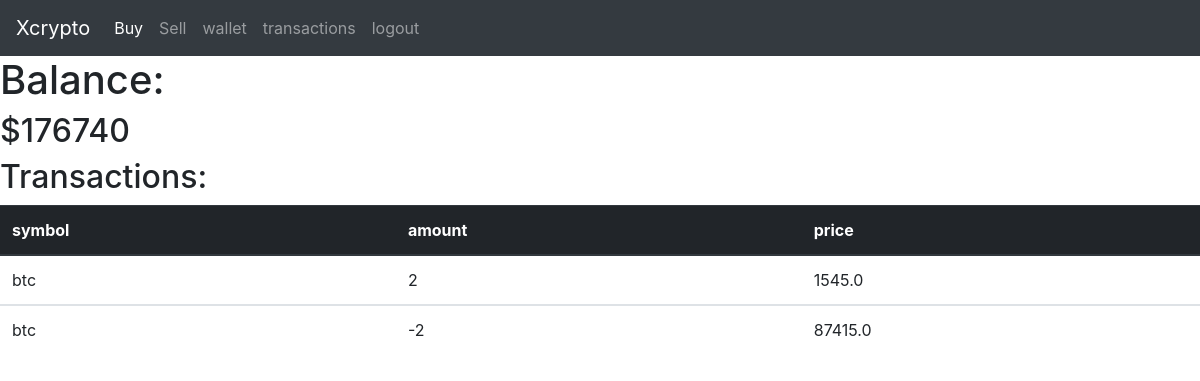
Screenshot of /transactions (signed in) with the database file from the repository.
### tables this page shows
CREATE TABLE "users" (
	"id"	INTEGER NOT NULL,
	"username"	TEXT NOT NULL,
	"hash"	TEXT NOT NULL,
	"cash"	NUMERIC NOT NULL DEFAULT 5000.0,
	PRIMARY KEY("id" AUTOINCREMENT)
);

CREATE TABLE "transactions" (
	"id"	INTEGER,
	"user_id"	INTEGER,
	"symbol"	TEXT,
	"shares"	INTEGER,
	"price"	REAL,
	PRIMARY KEY("id" AUTOINCREMENT)
);

### app.py (the view)
@app.route("/transactions")
@login_required
def transactions():
    user_id = session["user_id"]
    cash = db.execute("select cash from users where id = ?", user_id)[0]["cash"]
    d_b = db.execute("select * from transactions where user_id = ?", user_id)
    return render_template("transactions.html", cash = cash , actions = d_b)

### helpers.py (called while the page is built)
def login_required(f):
    @wraps(f)
    def decorated_function(*args, **kwargs):
        if session.get("user_id") is None:
            return redirect("/login")
        return f(*args, **kwargs)
    return decorated_function

### templates/transactions.html (shortened to what this page needs)
{% extends "layout.html" %}
{% block main %}
    <div>
        <h1>Balance:</h1>
        <h2>${{cash}}</h2>
    </div>
    <div>
    <h2>Transactions:</h2>
    <table class="table">
        <thead class="thead-dark">
          <tr>
            <th scope="col">symbol</th>
            <th scope="col">amount</th>
            <th scope="col">price</th>
          </tr>
        </thead>
        <tbody>
            {% for row in actions %}
          <tr>
            <td>{{row["symbol"]}}</td>
            <td>{{row["shares"]}}</td>
            <td>{{row["price"]}}</td>
          </tr>
        </tbody>
        {% endfor %}
      </table>
    </div>
{% endblock %}

### rows the page displays
users: cash "176740"
transactions: symbol "btc", shares "2", price "1545.0"
transactions: symbol "btc", shares "-2", price "87415.0"
